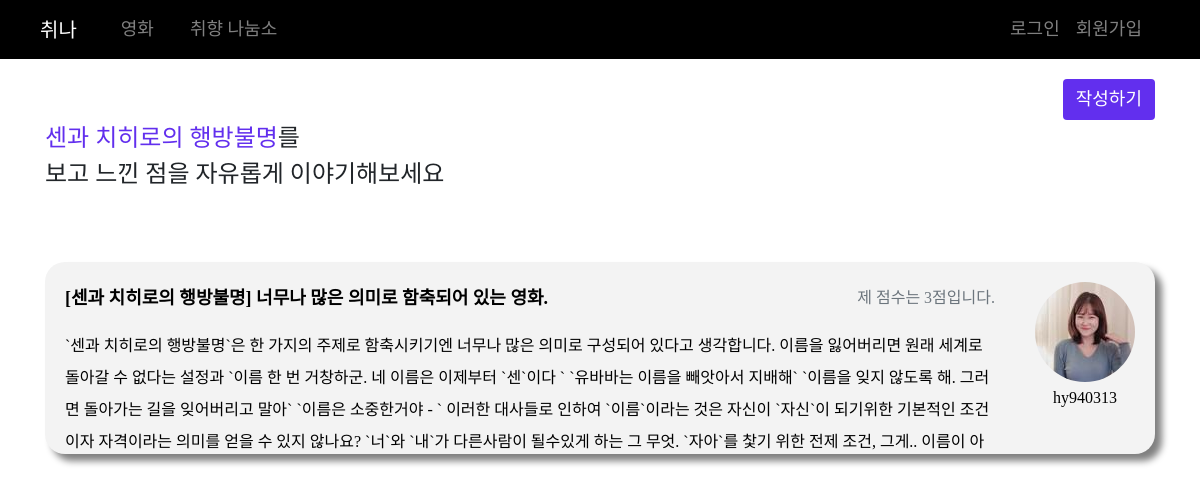
The app's page /articles/10/community, older data.
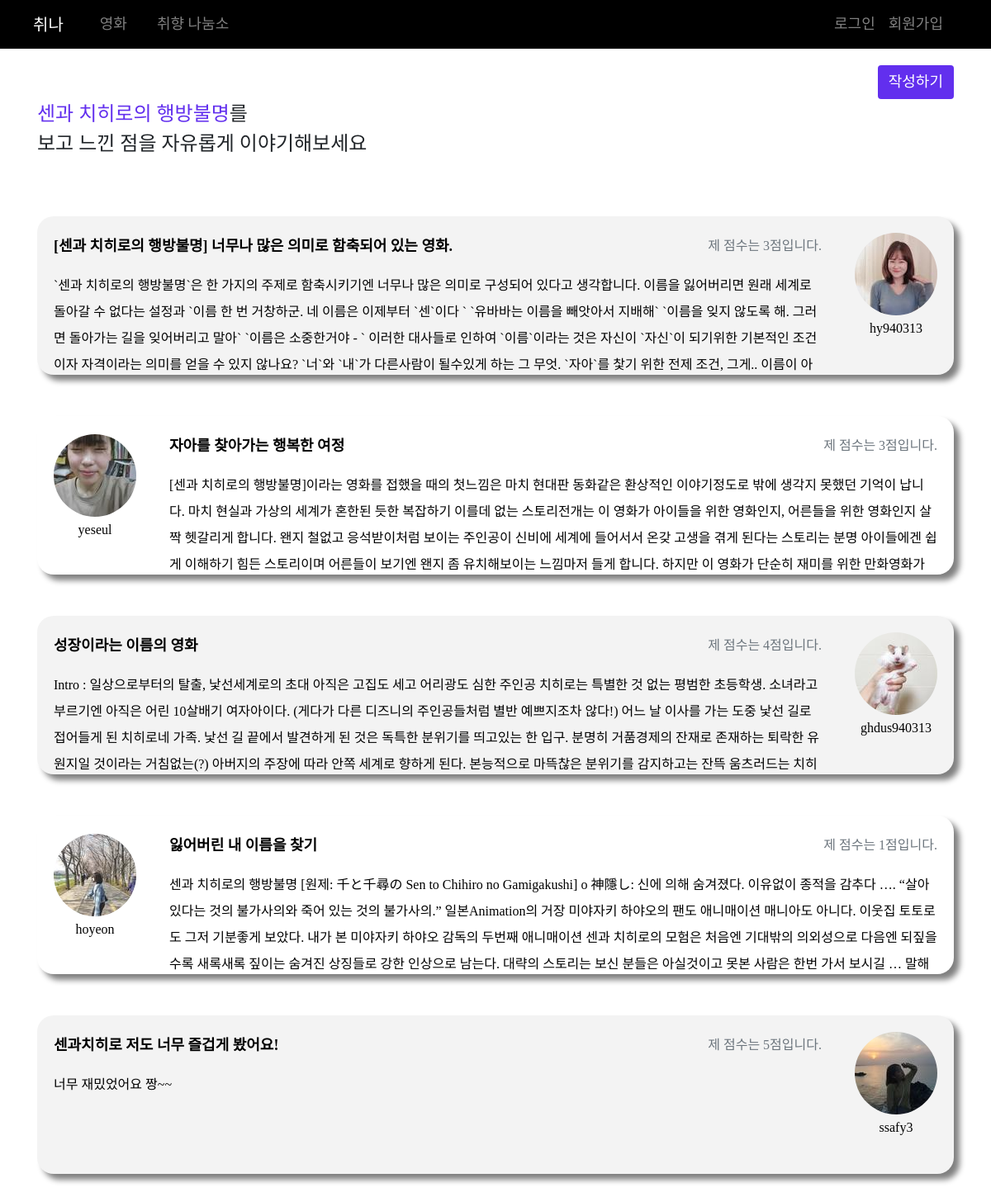
The same page, newer data.
### articles/models.py (models this page shows)
class Review(models.Model):
    title = models.CharField(max_length=150)
    content = models.TextField()
    created_at = models.DateField(auto_now_add=True)
    updated_at = models.DateField(auto_now=True)
    user = models.ForeignKey(settings.AUTH_USER_MODEL, on_delete=models.CASCADE)
    movie = models.ForeignKey(Movie, on_delete=models.CASCADE)
    genre_ids = models.ManyToManyField(Genre, related_name='review', blank=True)
    score = models.IntegerField(validators=[MinValueValidator(1), MaxValueValidator(5)])

### accounts/models.py (models this page shows)
class User(AbstractUser):
    followers = models.ManyToManyField(
            settings.AUTH_USER_MODEL,
            related_name='followings'
    )
    myinfo = models.TextField(blank=True, null=True)
    image = ProcessedImageField(upload_to='',processors=[ResizeToFill(100,100)],blank=True, null=True)
    nickname = models.TextField(blank=True, null=True)

### articles/views.py (the view)
# urls.py: path('<int:movie_pk>/community', views.community, name='community'),
def community(request, movie_pk):
    movie = get_object_or_404(Movie, pk=movie_pk)
    reviews = movie.review_set.all()
    paginator = Paginator(reviews, 6)
    page_number = request.GET.get('page')
    page_obj = paginator.get_page(page_number)
    context = {
        'reviews': reviews,
        'movie': movie,
        'page_obj': page_obj,
    }
    return render(request, 'articles/community.html', context)

### articles/templates/articles/community.html (shortened to what this page needs)
{% extends 'base.html' %}
{% load static %}
{% load bootstrap_pagination %}
{% block head %}
<link rel="stylesheet" href="{% static 'articles/style.css' %}">
{% endblock %}
{% block content %}
<div class="container">
    <div class="d-flex flex-row-reverse align-content-center">
        <form action="{% url 'articles:review_create' movie.pk %}">
            <button class="btn text_R" style="background-color: rgb(98, 47, 238); color: white; margin-top: 20px;">작성하기</button>
        </form>
    </div>
    <div>
        <a href="#" class="text-decoration-none text_B" style="color: rgb(98, 47, 238);">{{ movie.title }}</a><span class="text_B">를</span>
        <p class="text_B">보고 느낀 점을 자유롭게 이야기해보세요</p>
    </div>
    <div style="margin-top: 70px;">
        {% for review in page_obj %}
        {% if forloop.counter|divisibleby:"2" %}
            <a href="{% url 'articles:review_detail' movie.pk review.pk %}" class="text-decoration-none" >
                <div class="d-flex community_txt_post" style="margin-bottom: 50px; ; border-radius: 20px 20px 20px 20px;">
                    <div class="d-flex flex-column justify-content-center align-content-center" style="margin:20px;">
                        {% if review.user.image %}
                            <img class="profile_img" src = "{{ review.user.image.url }}" style="width: 100px; height: 100px;">
                        {% else %}
                            <img class="profile_img" src = "/static/noprofile.jpg" style="width: 100px; height: 100px;">
                        {% endif %}
                        <p class="text_L text-center" style="color: black;">{{ review.user.username }}</p>
                    </div>
                    <div style="width:100%; margin: 20px;">
                        <div class="d-flex justify-content-between" style="width: 100%;">
                            <p class="text_R font-weight-bold" style="color: black;">{{ review.title }}</p>
                            <p class="text_L text-muted">제 점수는 {{ review.score }}점입니다.</p>
                        </div>
                        <div class="">
                            <p style="color: black;">{{ review.content }}</p>
                        </div>
                    </div>
                </div>
            </a>
        {% else %}
            <a href="{% url 'articles:review_detail' movie.pk review.pk %}" class="text-decoration-none" >
                <div class="d-flex community_txt_post" style="margin-bottom: 50px; background-color: rgb(243, 243, 243); border-radius: 20px 20px 20px 20px;">
                    <div style="width:100%; margin: 20px;">
                        <div class="d-flex justify-content-between" style="width: 100%;">
                            <p class="text_R font-weight-bold" style="color: black;">{{ review.title }}</p>
                            <p class="text_L text-muted" >제 점수는 {{ review.score }}점입니다.</p>
                        </div>
                        <div class="">
                            <p style="color: black;">{{ review.content }}</p>
                        </div>
                    </div>
                    <div style="margin: 20px;">
                        {% if review.user.image %}
                            <img class="profile_img" src = "{{ review.user.image.url }}" style="width: 100px; height: 100px;">
                        {% else %}
                            <img class="profile_img" src = "/static/noprofile.jpg" style="width: 100px; height: 100px;">
                        {% endif %}
                        <p class="text_L text-center" style="color: black;">{{ review.user.username }}</p>
                    </div>
                </div>
            </a>
        {% endif %}
        {% endfor %}
    </div>
</div>
{% endblock %}

Row changes from the older to the newer data that the page shows:
added Review: user.image (picture), user.username "yeseul", title "자아를 찾아가는 행복한 여정", score "3", content "[센과 치히로의 행방불명]이라는 영화를 접했을 때의 첫느낌은 마치 현대판 동화같은 환상적인 이야기정도로 밖에 생각지 못했던 기억이 납니다. 마치 현실과 가상의 세계가 혼한된 듯한 복잡하기 이를데 없는 스토리전개는 이 영화가 아이들을 위한 영화인지, 어른들을 위한 영화인지 살짝 헷갈리게 합니다. 왠지 철없고 응석받이처럼 보이는 주인공이 신비에 세계에 들어서서 온갖 고생을 겪게 된다는 스토리는 분명 아이들에겐 쉽게 이해하기 힘든 스토리이며 어른들이 보기엔 왠지 좀 유치해보이는 느낌마저 들게 합니다. 하지만 이 영화가 단순히 재미를 위한…"
added Review: title "성장이라는 이름의 영화", score "4", content "Intro : 일상으로부터의 탈출, 낯선세계로의 초대 아직은 고집도 세고 어리광도 심한 주인공 치히로는 특별한 것 없는 평범한 초등학생. 소녀라고 부르기엔 아직은 어린 10살배기 여자아이다. (게다가 다른 디즈니의 주인공들처럼 별반 예쁘지조차 않다!) 어느 날 이사를 가는 도중 낯선 길로 접어들게 된 치히로네 가족. 낯선 길 끝에서 발견하게 된 것은 독특한 분위기를 띄고있는 한 입구. 분명히 거품경제의 잔재로 존재하는 퇴락한 유원지일 것이라는 거침없는(?) 아버지의 주장에 따라 안쪽 세계로 향하게 된다. 본능적으로 마뜩찮은 분위기를 감지하고는 잔뜩…", user.image (picture), user.username "ghdus940313"
added Review: user.image (picture), user.username "hoyeon", title "잃어버린 내 이름을 찾기", score "1", content "센과 치히로의 행방불명 [원제: 千と千尋の Sen to Chihiro no Gamigakushi] o 神隱し: 신에 의해 숨겨졌다. 이유없이 종적을 감추다 …. “살아 있다는 것의 불가사의와 죽어 있는 것의 불가사의.” 일본Animation의 거장 미야자키 하야오의 팬도 애니매이션 매니아도 아니다. 이웃집 토토로도 그저 기분좋게 보았다. 내가 본 미야자키 하야오 감독의 두번째 애니매이션 센과 치히로의 모험은 처음엔 기대밖의 의외성으로 다음엔 되짚을수록 새록새록 짚이는 숨겨진 상징들로 강한 인상으로 남는다. 대략의 스토리는 보신 분들은 아실것이고 못본 사람은 한번 가서 보시길…"
added Review: title "센과치히로 저도 너무 즐겁게 봤어요!", score "5", content "너무 재밌었어요 짱~~", user.image (picture), user.username "ssafy3"
